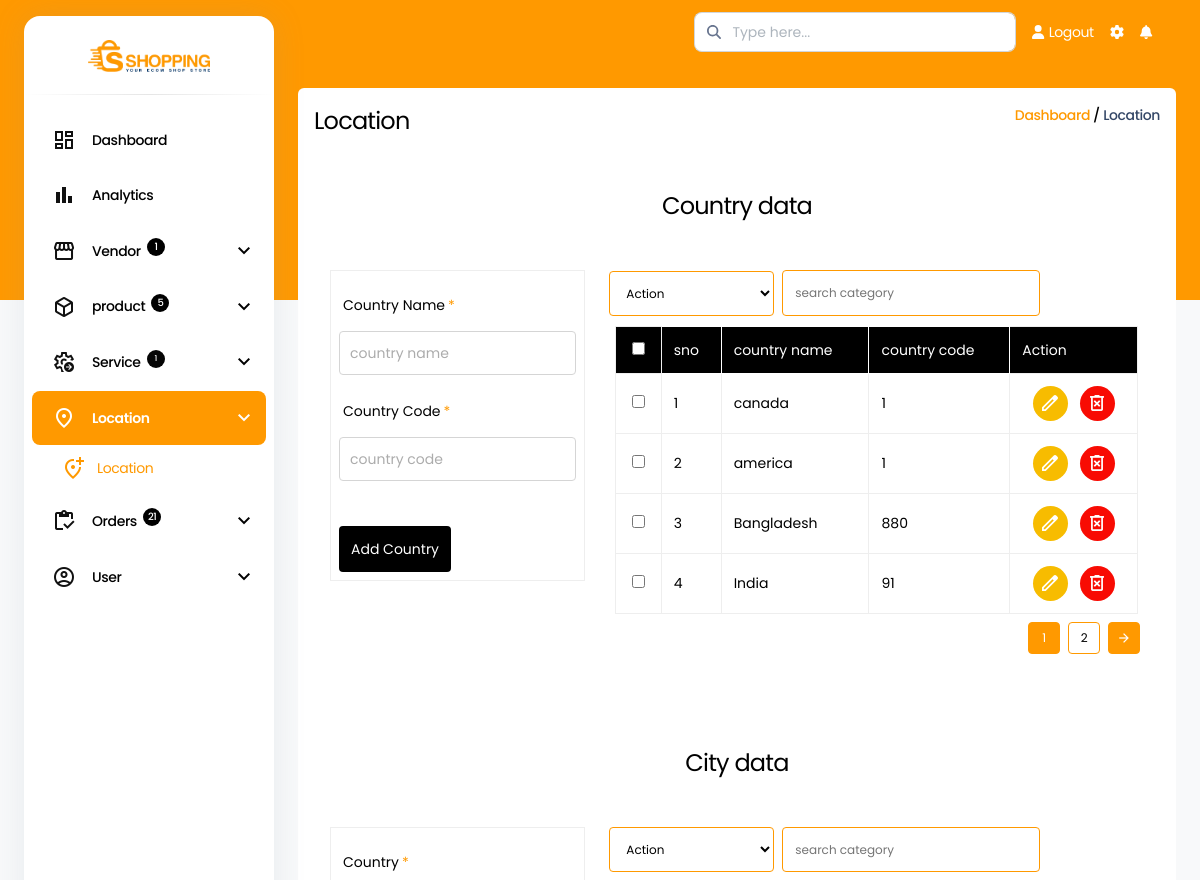
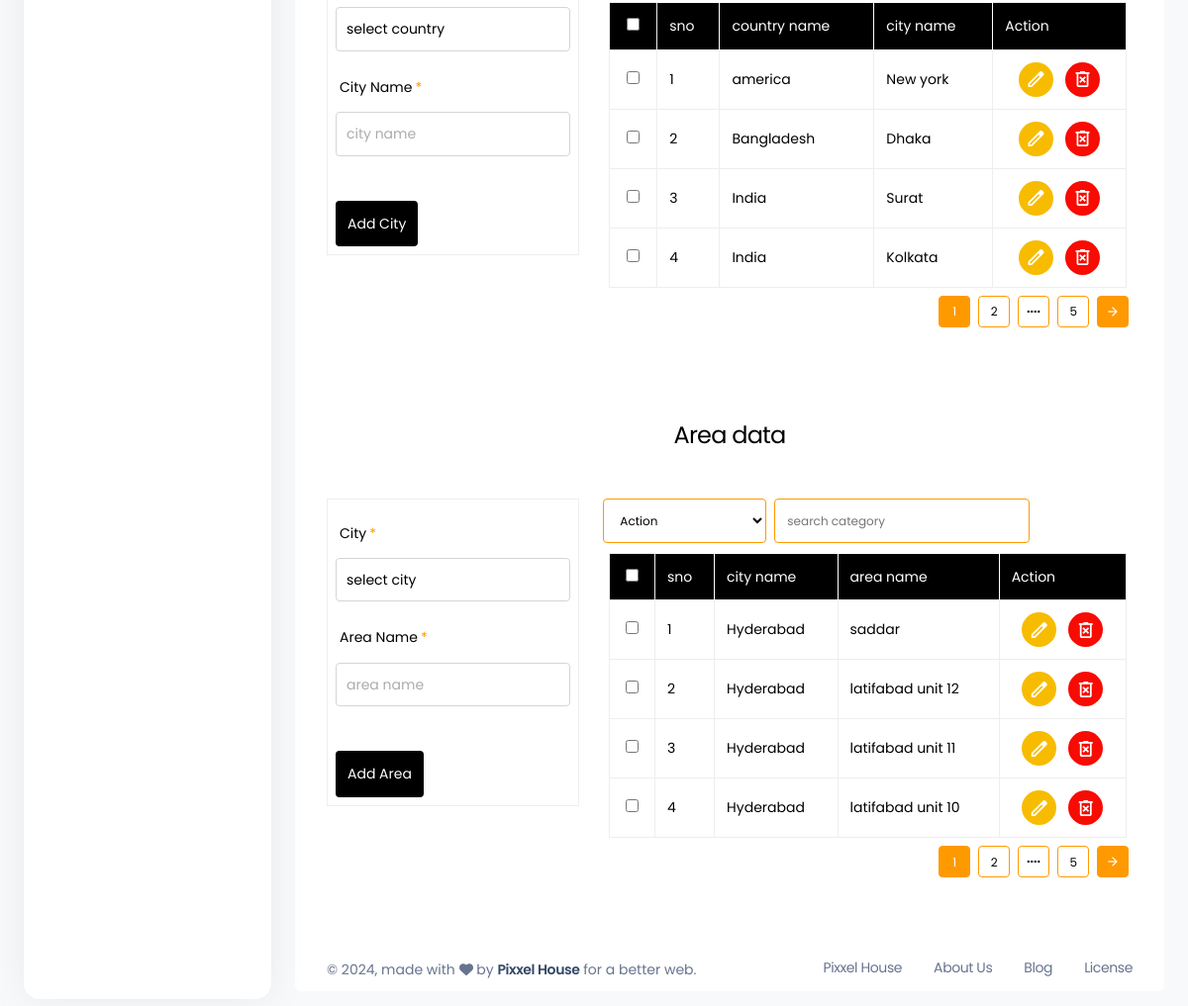
Page /admin/location.php (signed in) on the committed database (2 pictures, top to bottom).
### tables this page shows
CREATE TABLE `country` (
  `Id` int(11) NOT NULL,
  `country` varchar(255) NOT NULL,
  `country_code` varchar(255) NOT NULL
);

CREATE TABLE `city` (
  `Id` int(11) NOT NULL,
  `name` varchar(255) NOT NULL,
  `country_id` varchar(255) NOT NULL
);

CREATE TABLE `area` (
  `Id` int(11) NOT NULL,
  `name` mediumtext NOT NULL,
  `city_id` varchar(50) NOT NULL
);

### admin/location.php (the view, shortened to what the rows shown need)
<?php
$limit = 4;
$country_page = isset($_GET['country']) ? $_GET['country'] : '1';
$city_page = isset($_GET['city']) ? $_GET['city'] : '1';
$area_page =  isset($_GET['area']) ? $_GET['area'] : '1';
$country_offset = ($country_page - 1) * $limit;
$city_offset = ($city_page - 1) * $limit;
$area_offset = ($area_page - 1) * $limit;
?>
<!DOCTYPE html>
<html lang="en">
<head>
    <?php include('include/links.php') ?>
    <link rel="stylesheet" href="../assets/css/script.css">
</head>
<body class="g-sidenav-show   bg-gray-100">
    <main class="main-content position-relative border-radius-lg ">
        <div class="container-fluid p-4">
            <div class="col-12 p-2 rounded bg-white">
                <div class="col-12 location-page-container p-4 my-2">
                    <div class="row">
                        <div class="col-lg-8 col-md-12 col-sm-12 my-4">
                            <div class="col-12 table-responsive product-wrapper py-0">
                                <table class=" product-table w-100 mt-0 ">
                                    <thead>
                                        <tr>
                                            <th><input type="checkbox" name="countryId[]" id=""></th>
                                            <th>sno</th>
                                            <th>country name</th>
                                            <th>country code</th>
                                            <th>Action</th>
                                        </tr>
                                    </thead>
                                    <tbody>
                                        <?php
                                        $cn_sno = 0;
                                        $country_data = fetchLimitedDataWithOffset($con, 'country', 'Id', $limit, $country_offset);
                                        while ($cn = mysqli_fetch_assoc($country_data)) {
                                            $cn_sno++;
                                        ?>
                                            <tr>
                                                <td><input type="checkbox" name="countryId[]" value="<?= $cn['Id'] ?>" id=""></td>
                                                <td><?= $cn_sno + $country_offset ?></td>
                                                <td><?= dec_function($cn['country']) ?></td>
                                                <td><?= dec_function($cn['country_code']) ?></td>
                                                <td>
                                                    <div class="action-button-div">
                                                        <a href="javascript:void(0)" class="edit-btn edit-pop country-edit-btn" data-action-id="<?= $cn['Id'] ?>">
                                                            <span class="material-symbols-outlined">
                                                            </span>
                                                        </a>
                                                        <a href="?delete-country=<?= $cn['Id'] ?>" class="delete-btn">
                                                            <span class="material-symbols-outlined">
                                                            </span>
                                                        </a>
                                                    </div>
                                                </td>
                                            </tr>
                                        <?php
                                        }
                                        ?>
                                    </tbody>
                                </table>
                            </div>
                        </div>
                    </div>
                </div>
                <div class="col-12 location-page-container p-4 my-2">
                    <div class="row">
                        <div class="col-lg-8 col-md-12 col-sm-12 my-4">
                            <div class="col-12 table-responsive product-wrapper py-0">
                                <table class=" product-table w-100 mt-0 ">
                                    <thead>
                                        <tr>
                                            <th><input type="checkbox" name="cityId[]" id=""></th>
                                            <th>sno</th>
                                            <th>country name</th>
                                            <th>city name</th>
                                            <th>Action</th>
                                        </tr>
                                    </thead>
                                    <tbody>
                                        <?php
                                        $ci_sno = 0 + $city_offset;
                                        $city_data = fetchLimitedDataWithOffset($con, 'city', 'Id', $limit, $city_offset);
                                        while ($ci = mysqli_fetch_assoc($city_data)) {
                                            $ci_sno++;
                                        ?>
                                            <tr>
                                                <td><input type="checkbox" name="cityId[]" value="<?= $ci['Id'] ?>" id=""></td>
                                                <td><?= $ci_sno ?></td>
                                                <td><?php
                                                    $fet_con_data = fetchOtherdetails($con, 'country', 'Id', $ci['country_id']);
                                                    echo mysqli_fetch_assoc($fet_con_data)['country'];
                                                    ?></td>
                                                <td><?= dec_function($ci['name']) ?></td>
                                                <td>
                                                    <div class="action-button-div">
                                                        <a href="javascript:void(0)" class="edit-btn edit-pop upd-city-data" data-action-id="<?= $ci['Id'] ?>">
                                                            <span class="material-symbols-outlined">
                                                            </span>
                                                        </a>
                                                        <a href="?delete-city=<?= $ci['Id'] ?>" class="delete-btn">
                                                            <span class="material-symbols-outlined">
                                                            </span>
                                                        </a>
                                                    </div>
                                                </td>
                                            </tr>
                                        <?php
                                        }
                                        ?>
                                    </tbody>
                                </table>
                            </div>
                        </div>
                    </div>
                </div>
                <div class="col-12 location-page-container p-4 my-2">
                    <div class="row">
                        <div class="col-lg-8 col-md-12 col-sm-12 my-4">
                            <div class="col-12 table-responsive product-wrapper py-0">
                                <table class=" product-table w-100 mt-0 ">
                                    <thead>
                                        <tr>
                                            <th><input type="checkbox" name="areaId[]" id=""></th>
                                            <th>sno</th>
                                            <th>city name</th>
                                            <th>area name</th>
                                            <th>Action</th>
                                        </tr>
                                    </thead>
                                    <tbody>
                                        <?php
                                        $ai_sno = 0 + $area_offset;
                                        $area_data = fetchLimitedDataWithOffset($con, 'area', 'Id', $limit, $area_offset);
                                        while ($ai = mysqli_fetch_assoc($area_data)) {
                                            $ai_sno++;
                                        ?>
                                            <tr>
                                                <td><input type="checkbox" name="cityId[]" value="<?= $ai['Id'] ?>" id=""></td>
                                                <td><?= $ai_sno ?></td>
                                                <td><?php
                                                    $fet_city_data = fetchOtherdetails($con, 'city', 'Id', $ai['city_id']);
                                                    echo mysqli_fetch_assoc($fet_city_data)['name'];
                                                    ?></td>
                                                <td><?= dec_function($ai['name']) ?></td>
                                                <td>
                                                    <div class="action-button-div">
                                                        <a href="javascript:void(0)" class="edit-btn edit-pop area-edit-btn" data-action-id="<?= $ai['Id'] ?>">
                                                            <span class="material-symbols-outlined">
                                                            </span>
                                                        </a>
                                                        <a href="?delete-city=<?= $ai['Id'] ?>" class="delete-btn">
                                                            <span class="material-symbols-outlined">
                                                            </span>
                                                        </a>
                                                    </div>
                                                </td>
                                            </tr>
                                        <?php
                                        }
                                        ?>
                                    </tbody>
                                </table>
                            </div>
                        </div>
                    </div>
                </div>
    </main>
</body>
</html>

### rows in the picture
country: country_offset "1", country "canada", country_code "1"
country: country_offset "2", country "america", country_code "1"
country: country_offset "3", country "Bangladesh", country_code "880"
country: country_offset "4", country "India", country_code "91"
city: country.country "america", name "New york"
city: country.country "Bangladesh", name "Dhaka"
city: country.country "India", name "Surat"
city: country.country "India", name "Kolkata"
area: city.name "Hyderabad", name "saddar"
area: city.name "Hyderabad", name "latifabad unit 12"
area: city.name "Hyderabad", name "latifabad unit 11"
area: city.name "Hyderabad", name "latifabad unit 10"

### other values in the picture
mysqli_num_rows($unviewed) "1"
mysqli_num_rows($unviewed_products) "5"
mysqli_num_rows($unviewed_services) "1"
mysqli_num_rows($unviewed_orders) "21"
$total__result "5"
